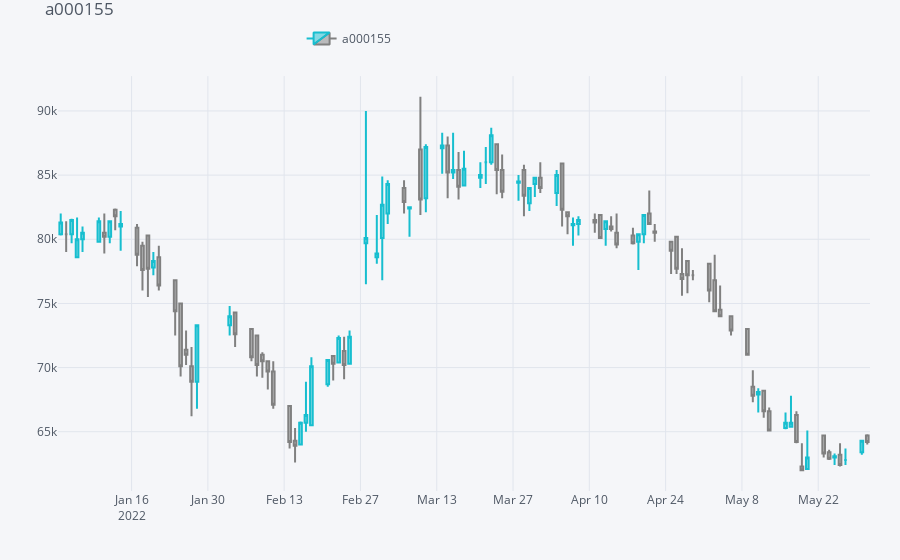

Notebook code cell kept with this figure:
### Code cell
plyo.iplot(qf.iplot(asFigure=True),
           # image='png',
           filename='qf_01')
